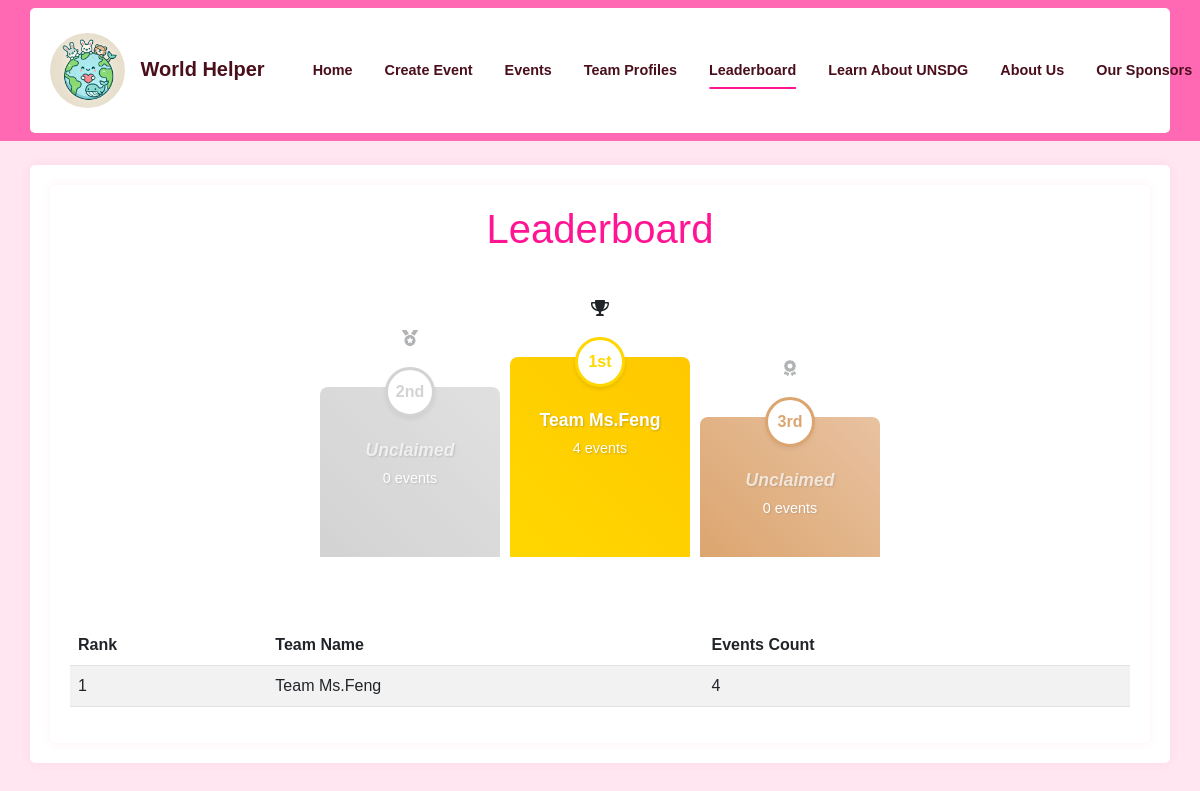
The app's page /leaderboard with its own data.
### app/models.py (models this page shows, shortened)
class Team(db.Model):
    id = db.Column(db.Integer, primary_key=True)
    team_phrase = db.Column(db.String(100), nullable=False)
    name = db.Column(db.String(64), nullable=False)
    members = db.relationship('TeamMember', backref='team', lazy='dynamic',
                            cascade='all, delete-orphan')
    events = db.relationship('Event', backref='team', lazy='dynamic',
                           cascade='all, delete-orphan')
    bingo_card = db.relationship('BingoCard', backref='team', uselist=False,
                                cascade='all, delete-orphan')
    created_at = db.Column(db.DateTime, default=datetime.utcnow)

### app/main/routes.py (the view)
@bp.route('/leaderboard')
def leaderboard():
    current_time = datetime.utcnow()
    print(f"Current UTC time: {current_time}")
    verified_events = Event.query.join(EventVerification)\
        .filter(EventVerification.verified == True).all()
    print(f"Found {len(verified_events)} verified events")
    team_counts = {}
    for event in verified_events:
        event_tz = pytz.timezone(event.timezone)
        event_end_utc = event_tz.localize(event.end_date).astimezone(pytz.UTC)
        if event_end_utc.replace(tzinfo=None) < current_time:
            team_counts[event.team_id] = team_counts.get(event.team_id, 0) + 1
    print(f"Team counts: {team_counts}")
    teams = []
    for team_id, count in team_counts.items():
        team = Team.query.get(team_id)
        if team:
            teams.append((team, count))
    teams.sort(key=lambda x: x[1], reverse=True)
    ranked_teams = [(rank, team, event_count) for rank, (team, event_count) in enumerate(teams, start=1)]
    return render_template('leaderboard.html', ranked_teams=ranked_teams)

### app/main/routes.py (called while the page is built)
@bp.context_processor
def utility_processor():
    return dict(SDG_DESCRIPTIONS=SDG_DESCRIPTIONS)

### app/models.py (called while the page is built)
    def process_result_value(self, value, dialect):
        if value is None:
            return None
        return json.loads(value)

### app/templates/leaderboard.html (shortened to what this page needs)
{% extends "base.html" %}
{% block content %}
<div class="container">
    <h1 class="text-center mb-4 theme-pink">Leaderboard</h1>
    {% set active_teams = ranked_teams|selectattr('2', '>', 0)|list %}
    <div class="podium-wrapper mb-5">
        <div class="podium">
            <div class="podium-block silver">
                <div class="trophy-icon">
                    <i class="fas fa-medal"></i>
                </div>
                <div class="podium-rank">2nd</div>
                {% if active_teams|length >= 2 %}
                    <div class="team-name">{{ active_teams[1][1].name }}</div>
                    <div class="event-count">{{ active_teams[1][2] }} events</div>
                {% else %}
                    <div class="team-name empty">Unclaimed</div>
                    <div class="event-count">0 events</div>
                {% endif %}
            </div>
            <div class="podium-block gold">
                <div class="trophy-icon">
                    <i class="fas fa-trophy"></i>
                </div>
                <div class="podium-rank">1st</div>
                {% if active_teams|length >= 1 %}
                    <div class="team-name">{{ active_teams[0][1].name }}</div>
                    <div class="event-count">{{ active_teams[0][2] }} events</div>
                {% else %}
                    <div class="team-name empty">Unclaimed</div>
                    <div class="event-count">0 events</div>
                {% endif %}
            </div>
            <div class="podium-block bronze">
                <div class="trophy-icon">
                    <i class="fas fa-award"></i>
                </div>
                <div class="podium-rank">3rd</div>
                {% if active_teams|length >= 3 %}
                    <div class="team-name">{{ active_teams[2][1].name }}</div>
                    <div class="event-count">{{ active_teams[2][2] }} events</div>
                {% else %}
                    <div class="team-name empty">Unclaimed</div>
                    <div class="event-count">0 events</div>
                {% endif %}
            </div>
        </div>
    </div>
    <table class="table table-striped">
        <thead>
            <tr>
                <th>Rank</th>
                <th>Team Name</th>
                <th>Events Count</th>
            </tr>
        </thead>
        <tbody>
            {% for rank, team, event_count in ranked_teams %}
                <tr>
                    <td>{{ rank }}</td>
                    <td>{{ team.name }}</td>
                    <td>{{ event_count }}</td>
                </tr>
            {% endfor %}
        </tbody>
    </table>
</div>
{% endblock %}

### app/static/css/custom.css (style rules this page uses)
:root { --pink-primary: #FF1493; --pink-secondary: #FF69B4; --pink-light: #FFE6F0; --pink-border: #FFCCE6; --pink-hover: #FF1493; --pink-dark: #4a0e1c; }
body { font-family: 'Arial', sans-serif; background-color: var(--pink-light); }
.container { background-color: #ffffff; border-radius: 5px; padding: 20px; box-shadow: 0 0 10px rgba(255, 105, 180, 0.1); }
h1, .world-helper-title { color: var(--pink-primary); margin-bottom: 20px; }
.theme-pink { color: var(--pink-primary); }
.podium-wrapper { display: flex; justify-content: center; align-items: flex-end; min-height: 300px; padding: 20px; }
.podium { display: flex; align-items: flex-end; gap: 10px; }
.podium-block { width: 180px; display: flex; flex-direction: column; align-items: center; padding: 10px; border-radius: 8px 8px 0 0; position: relative; transition: transform 0.3s ease; padding-top: 30px; }
.podium-block.gold { background: linear-gradient(45deg, #FFD700, #FFC800); height: 200px; order: 2; }
.podium-block.silver { background: linear-gradient(45deg, #C0C0C0, #D3D3D3); height: 170px; order: 1; }
.podium-block.bronze { background: linear-gradient(45deg, #CD7F32, #DFA878); height: 140px; order: 3; }
.podium-rank { position: absolute; top: -20px; background: white; border-radius: 50%; width: 50px; height: 50px; display: flex; align-items: center; justify-content: center; font-weight: bold; box-shadow: 0 2px 4px rgba(0,0,0,0.1); border: 3px solid; }
.gold .podium-rank { color: #FFD700; border-color: #FFD700; }
.silver .podium-rank { color: #C0C0C0; border-color: #C0C0C0; }
.bronze .podium-rank { color: #CD7F32; border-color: #CD7F32; }
.team-name { color: white; font-weight: bold; text-align: center; margin-top: 20px; font-size: 1.1em; text-shadow: 1px 1px 2px rgba(0,0,0,0.2); }
.event-count { color: white; font-size: 0.9em; margin-top: 5px; text-shadow: 1px 1px 2px rgba(0,0,0,0.2); }
.trophy-icon { position: absolute; top: -60px; animation: float 3s ease-in-out infinite; }
.team-name.empty { color: rgba(255, 255, 255, 0.7); font-style: italic; }
.podium-block:has(.team-name.empty) { opacity: 0.7; }
.podium-block:has(.team-name.empty) .trophy-icon { opacity: 0.5; animation: none; }
.mb-5 { margin-bottom: 3rem !important; }

### records on screen
Team: name "Team Ms.Feng", rank "1", event_count "4"

### other values on screen
{{ active_teams[0][2] }} "4"
